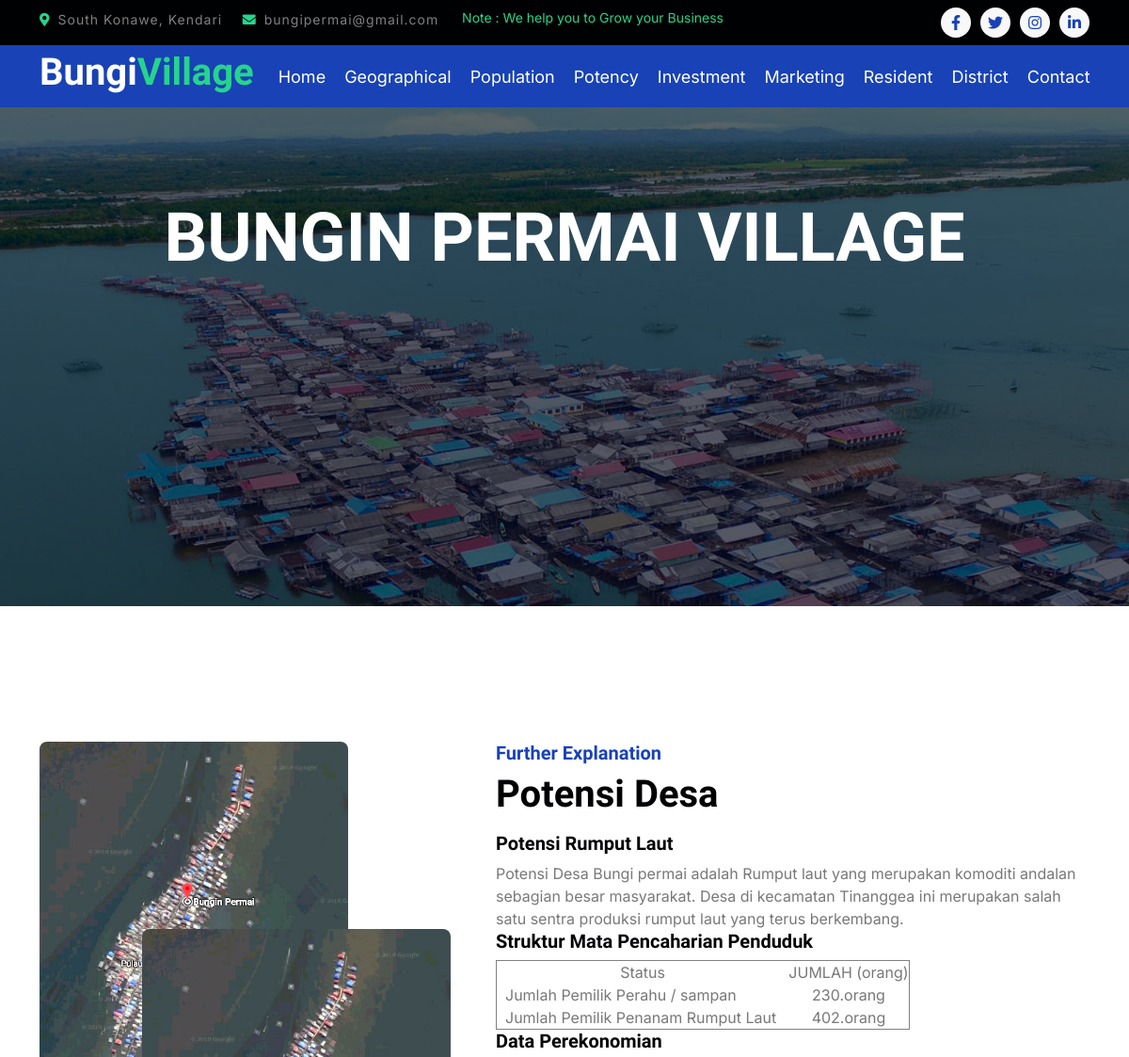
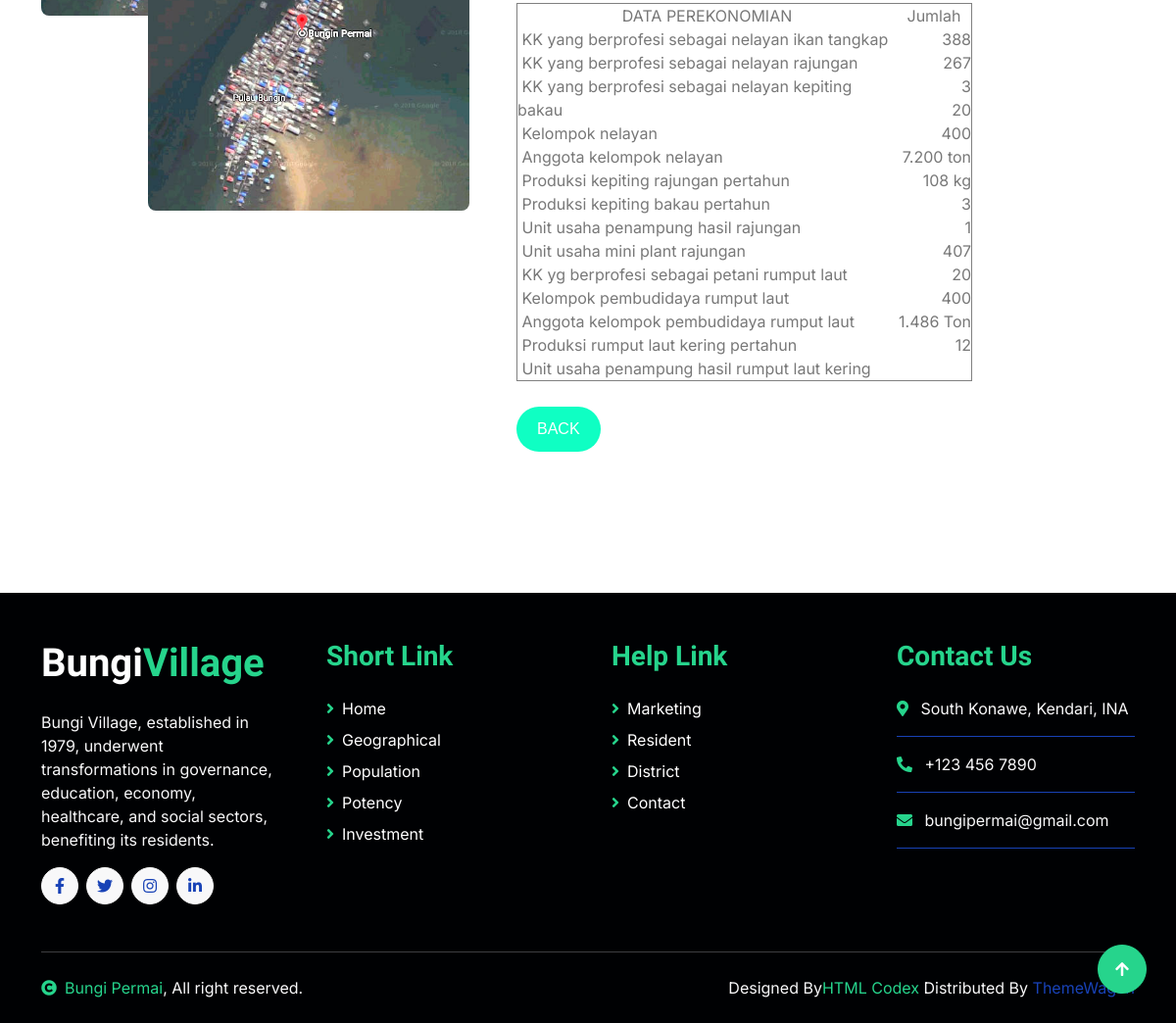
The page /about.php?id_uraian=3 on the database its author committed (2 pictures, top to bottom).
### tables this page shows
CREATE TABLE `uraian` (
  `id_uraian` int(11) NOT NULL,
  `judul` varchar(50) NOT NULL,
  `uraian_singkat` varchar(500) NOT NULL,
  `uraian_lengkap` text NOT NULL,
  `photo` varchar(50) NOT NULL
);

### about.php (the view, shortened to what this page needs)
<!DOCTYPE html>
<html lang="en">
    <head>
        <link href="https://cdnjs.cloudflare.com/ajax/libs/font-awesome/5.10.0/css/all.min.css" rel="stylesheet">
        <link href="https://cdn.jsdelivr.net/npm/bootstrap-icons@1.4.1/font/bootstrap-icons.css" rel="stylesheet">
        <link href="lib/animate/animate.min.css" rel="stylesheet">
        <link href="lib/owlcarousel/assets/owl.carousel.min.css" rel="stylesheet">
        <link href="css/bootstrap.min.css" rel="stylesheet">
        <link href="css/style.css" rel="stylesheet">
    </head>
    <body>
        <div class="container-fluid bg-dark py-2 d-none d-md-flex">
            <div class="container">
                <div class="d-flex justify-content-between topbar">
                    <div class="top-info">
                        <small class="me-3 text-white-50"><a href="#"><i class="fas fa-map-marker-alt me-2 text-secondary"></i></a>South Konawe, Kendari</small>
                        <small class="me-3 text-white-50"><a href="#"><i class="fas fa-envelope me-2 text-secondary"></i></a>bungipermai@gmail.com</small>
                    </div>
                    <div id="note" class="text-secondary d-none d-xl-flex"><small>Note : We help you to Grow your Business</small></div>
                    <div class="top-link">
                        <a href="" class="bg-light nav-fill btn btn-sm-square rounded-circle"><i class="fab fa-facebook-f text-primary"></i></a>
                        <a href="" class="bg-light nav-fill btn btn-sm-square rounded-circle"><i class="fab fa-twitter text-primary"></i></a>
                        <a href="" class="bg-light nav-fill btn btn-sm-square rounded-circle"><i class="fab fa-instagram text-primary"></i></a>
                        <a href="" class="bg-light nav-fill btn btn-sm-square rounded-circle me-0"><i class="fab fa-linkedin-in text-primary"></i></a>
                    </div>
                </div>
            </div>
        </div>
        <div class="container-fluid bg-primary">
            <div class="container">
                <nav class="navbar navbar-dark navbar-expand-lg py-0">
                    <a href="index.php" class="navbar-brand">
                        <h1 class="text-white fw-bold d-block">Bungi<span class="text-secondary">Village</span> </h1>
                    </a>
                    <div class="collapse navbar-collapse bg-transparent" id="navbarCollapse">
                        <div class="navbar-nav ms-auto mx-xl-auto p-0">
                            <a href="index.php" class="nav-item nav-link">Home</a>
                            <a href="about.php?id_uraian=1" class="nav-item nav-link">Geographical</a>
                            <a href="about.php?id_uraian=2" class="nav-item nav-link">Population</a>
                            <a href="about.php?id_uraian=3" class="nav-item nav-link">Potency</a>
                            <a href="about.php?id_uraian=4" class="nav-item nav-link">Investment</a>
                            <a href="about.php?id_uraian=5" class="nav-item nav-link">Marketing</a>
                            <a href="about.php?id_uraian=6" class="nav-item nav-link">Resident</a>
                            <a href="about.php?id_uraian=9" class="nav-item nav-link">District</a>
                            <a href="contact.php" class="nav-item nav-link">Contact</a>
                        </div>
                    </div>
                </nav>
            </div>
        </div>
        <div class="container-fluid page-header py-5">
            <div class="container text-center py-5">
                <h1 class="display-2 text-white mb-4 animated slideInDown">BUNGIN PERMAI VILLAGE</h1>
            </div>
        </div>
        <?php
            $con=mysqli_connect("localhost","root","","desa_bungi");
        ?>
        <?php
            $id_uraian=$_GET['id_uraian'];
            $sql="SELECT * FROM uraian WHERE id_uraian=$id_uraian ";
            $hasil=mysqli_query($con,$sql);
            $data=mysqli_fetch_row($hasil);
        ?>
        <div class="container-fluid py-5 my-5">
            <div class="container py-5">
                <div class="row g-5">
                    <div class="col-lg-5 col-md-6 col-sm-12 wow fadeIn" data-wow-delay=".3s">
                        <div class="h-100 position-relative">
                        <?php echo "<img src='assets/img/dummies/$data[4]' class='img-fluid w-75 rounded'  style='margin-bottom: 25%;'alt=''/>";?>
                            <div class="position-absolute w-75" style="top: 25%; left: 25%;">
                            <?php echo "<img src='assets/img/dummies/$data[4]' class='img-fluid w-100 rounded' alt=''/>";?>
                            </div>
                        </div>
                    </div>
                    <div class="col-lg-7 col-md-6 col-sm-12 wow fadeIn" data-wow-delay=".5s">
                        <h5 class="text-primary">Further Explanation</h5>
                        <h1 ><?php echo $data[1] ?></h1>
                        <p ><?php echo $data[3] ?></p>
                        <a href="index.php" style="background: #0fffc3; /* Warna latar belakang */
    border-radius: 30px;
    color: #fff; /* Warna teks */
    font-family: 'futura_ltbold', sans-serif;
    font-size: 16px;
    padding: 10px 20px;
    text-transform: uppercase;
    border: 1px solid transparent; /* Border transparan */
    text-decoration: none; /* Menghapus dekorasi tautan bawaan */
    display: inline-block; /* Membuat tautan berperilaku seperti blok */
    margin-top: 10px; /* Memberi jarak dari atas */
">Back</a>
                    </div>
                </div>
            </div>
        </div>
        <div class="container-fluid footer bg-dark wow fadeIn" data-wow-delay=".3s">
            <div class="container pt-5 pb-4">
                <div class="row g-5">
                    <div class="col-lg-3 col-md-6">
                        <a href="index.html">
                            <h1 class="text-white fw-bold d-block">Bungi<span class="text-secondary">Village</span> </h1>
                        </a>
                        <p class="mt-4 text-light">Bungi Village, established in 1979, underwent transformations in governance, education, economy, healthcare, and social sectors, benefiting its residents. </p>
                        <div class="d-flex hightech-link">
                            <a href="" class="btn-light nav-fill btn btn-square rounded-circle me-2"><i class="fab fa-facebook-f text-primary"></i></a>
                            <a href="" class="btn-light nav-fill btn btn-square rounded-circle me-2"><i class="fab fa-twitter text-primary"></i></a>
                            <a href="" class="btn-light nav-fill btn btn-square rounded-circle me-2"><i class="fab fa-instagram text-primary"></i></a>
                            <a href="" class="btn-light nav-fill btn btn-square rounded-circle me-0"><i class="fab fa-linkedin-in text-primary"></i></a>
                        </div>
                    </div>
                    <div class="col-lg-3 col-md-6">
                        <a href="#" class="h3 text-secondary">Short Link</a>
                        <div class="mt-4 d-flex flex-column short-link">
                            <a href="index.html" class="mb-2 text-white"><i class="fas fa-angle-right text-secondary me-2"></i>Home</a>
                            <a href="about.php?id_uraian=1" class="mb-2 text-white"><i class="fas fa-angle-right text-secondary me-2"></i>Geographical</a>
                            <a href="about.php?id_uraian=2" class="mb-2 text-white"><i class="fas fa-angle-right text-secondary me-2"></i>Population</a>
                            <a href="about.php?id_uraian=3" class="mb-2 text-white"><i class="fas fa-angle-right text-secondary me-2"></i>Potency</a>
                            <a href="about.php?id_uraian=4" class="mb-2 text-white"><i class="fas fa-angle-right text-secondary me-2"></i>Investment</a>
                        </div>
                    </div>
                    <div class="col-lg-3 col-md-6">
                        <a href="#" class="h3 text-secondary">Help Link</a>
                        <div class="mt-4 d-flex flex-column help-link">
                            <a href="about.php?id_uraian=5" class="mb-2 text-white"><i class="fas fa-angle-right text-secondary me-2"></i>Marketing</a>
                            <a href="about.php?id_uraian=6" class="mb-2 text-white"><i class="fas fa-angle-right text-secondary me-2"></i>Resident</a>
                            <a href="about.php?id_uraian=9" class="mb-2 text-white"><i class="fas fa-angle-right text-secondary me-2"></i>District</a>
                            <a href="contact.php" class="mb-2 text-white"><i class="fas fa-angle-right text-secondary me-2"></i>Contact</a>
                        </div>
                    </div>
                    <div class="col-lg-3 col-md-6">
                        <a href="#" class="h3 text-secondary">Contact Us</a>
                        <div class="text-white mt-4 d-flex flex-column contact-link">
                            <a href="#" class="pb-3 text-light border-bottom border-primary"><i class="fas fa-map-marker-alt text-secondary me-2"></i> South Konawe, Kendari, INA</a>
                            <a href="#" class="py-3 text-light border-bottom border-primary"><i class="fas fa-phone-alt text-secondary me-2"></i> +123 456 7890</a>
                            <a href="#" class="py-3 text-light border-bottom border-primary"><i class="fas fa-envelope text-secondary me-2"></i> bungipermai@gmail.com</a>
                        </div>
                    </div>
                </div>
                <hr class="text-light mt-5 mb-4">
                <div class="row">
                    <div class="col-md-6 text-center text-md-start">
                        <span class="text-light"><a href="#" class="text-secondary"><i class="fas fa-copyright text-secondary me-2"></i>Bungi Permai</a>, All right reserved.</span>
                    </div>
                    <div class="col-md-6 text-center text-md-end">
                        <span class="text-light">Designed By<a href="https://htmlcodex.com" class="text-secondary">HTML Codex</a> Distributed By <a href="https://themewagon.com">ThemeWagon</a></span>
                    </div>
                </div>
            </div>
        </div>
        <a href="#" class="btn btn-secondary btn-square rounded-circle back-to-top"><i class="fa fa-arrow-up text-white"></i></a>
    </body>
</html>

### css/style.css (style rules this page uses)
.btn { font-weight: 600; transition: 0.5s; }
.btn-square { width: 38px; height: 38px; }
.btn-sm-square { width: 32px; height: 32px; }
.btn-square, .btn-sm-square, .btn-md-square, .btn-lg-square { padding: 0; display: flex; align-items: center; justify-content: center; font-weight: normal; }
.back-to-top { position: fixed; width: 50px; height: 50px; right: 30px; bottom: 30px; z-index: 99; }
.topbar .top-info { letter-spacing: 1px; }
.topbar .top-link { display: flex; align-items: center; justify-content: center; }
.topbar .top-link a { margin-right: 10px; }
#note { width: 500px; overflow: hidden; }
#note small { position: relative; display: inline-block; animation: mymove 5s infinite; animation-timing-function: all; }
.navbar .navbar-nav { padding: 15px 0; }
.navbar .navbar-nav .nav-link { padding: 10px; color: var(--bs-white); font-size: 18px; outline: none; }
.page-header { width: 100%; height: 530px; background: linear-gradient(rgba(0, 0, 0, 0.6), rgba(0, 0, 0, 0.6)), url(../assets/img/slide/3.jpg) center center no-repeat; background-size: cover; }
.footer .short-link a, .footer .help-link a, .footer .contact-link a { transition: 0.5s; }

### rows shown on the page
uraian: photo (picture), judul "Potensi Desa", uraian_lengkap "Potensi Rumput Laut Potensi Desa Bungi permai adalah Rumput laut yang merupakan komoditi andalan sebagian besar masyarakat. Desa di kecamatan Tinanggea ini merupakan salah satu sentra produksi rumput laut yang terus berkembang. Struktur Mata Pencaharian Penduduk Status JUMLAH (orang) Jumlah Pemilik Perahu / sampan Jumlah Pemilik Penanam Rumput Laut 230.orang 402.orang Data Perekonomian DATA PEREKONOMIAN Jumlah KK yang berprofesi sebagai nelayan ikan tangkap KK yang berprofesi sebagai nelayan rajungan KK yang berprofesi sebagai nelayan kepiting bakau Kelompok nelayan Anggota kelompok nelayan Produksi kepiting rajungan pertahun Produksi kepiting bakau pertahun Unit usaha penampung hasil…"
